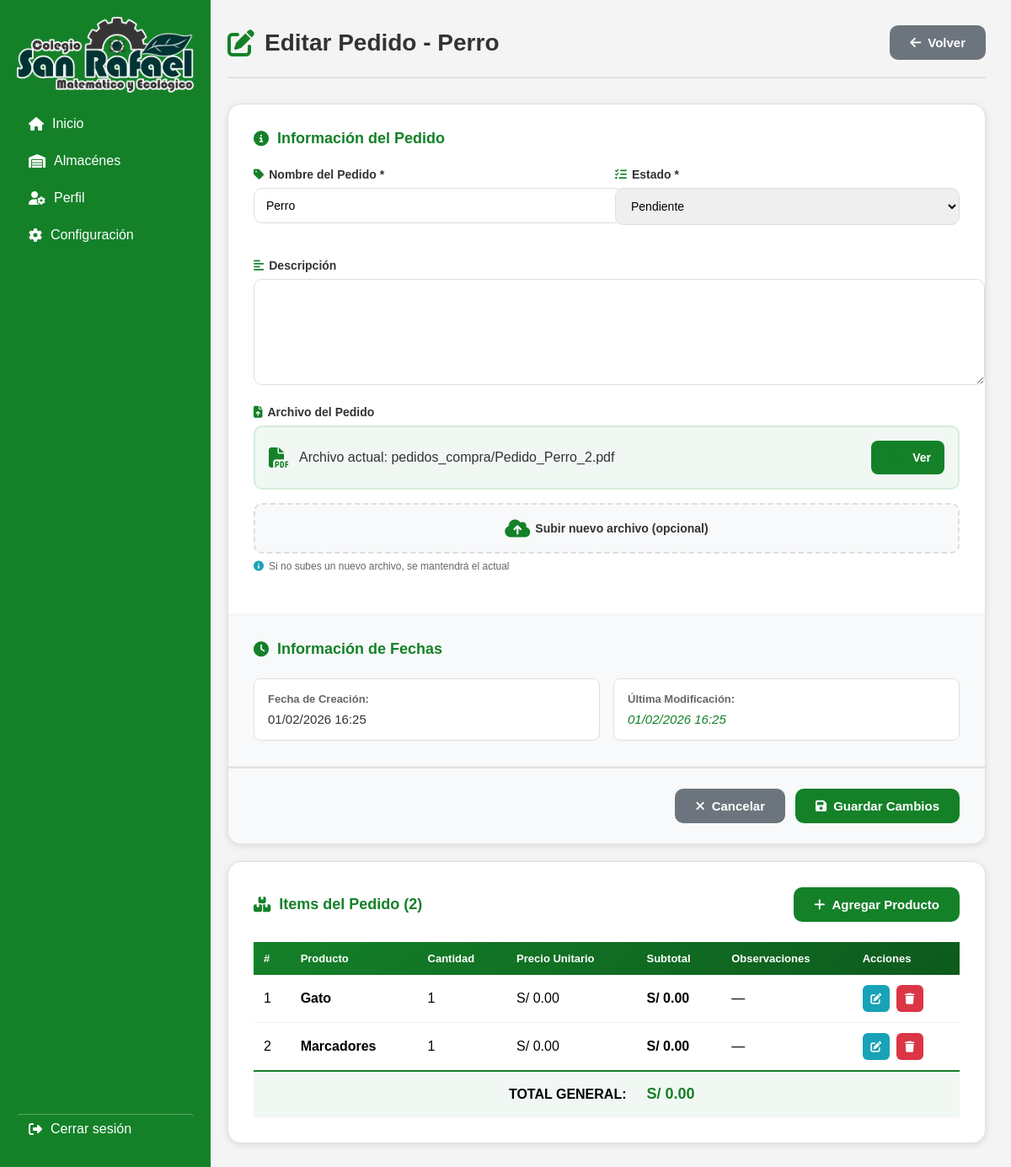
/editar-pedido-compra/11/, run on the app's committed database.
### app1/models.py (models this page shows, shortened)
class PedidoCompra(models.Model):
    ESTADO_CHOICES = [
        ('PEND', 'Pendiente'),
        ('COMP', 'Completado'),
        ('ENTR', 'Entregado'),
    ]
    id_pedido = models.AutoField(primary_key=True)
    nombre = models.CharField(max_length=200)
    descripcion = models.TextField(blank=True, null=True)
    archivo = models.FileField(upload_to='pedidos_compra/', null=True, blank=True)  # Ahora opcional
    estado = models.CharField(max_length=4, choices=ESTADO_CHOICES, default='PEND')
    fecha_creacion = models.DateTimeField(auto_now_add=True)
    fecha_modificacion = models.DateTimeField(auto_now=True)
    documento_entrega = models.FileField(upload_to='documentos_entrega/', null=True, blank=True)
    fecha_entrega = models.DateTimeField(null=True, blank=True)
    def total_general(self):
        total = 0
        for item in self.items.all():
            total += item.subtotal()
        return total
    class Meta:
        db_table = 'pedidos_compra'
        verbose_name = 'Pedido de Compra'
        verbose_name_plural = 'Pedidos de Compra'
        ordering = ['-fecha_creacion']

class ItemPedido(models.Model):
    id_item = models.AutoField(primary_key=True)
    pedido = models.ForeignKey(PedidoCompra, on_delete=models.CASCADE, related_name='items')
    producto = models.ForeignKey(ProductoAlmacen, on_delete=models.PROTECT, related_name='items_pedido')
    cantidad_solicitada = models.PositiveIntegerField()
    precio_unitario = models.DecimalField(max_digits=10, decimal_places=2, default=0)
    observaciones = models.TextField(blank=True, null=True)
    fecha_agregado = models.DateTimeField(auto_now_add=True)
    def subtotal(self):
        return self.cantidad_solicitada * self.precio_unitario
    class Meta:
        db_table = 'items_pedido'
        verbose_name = 'Item de Pedido'
        verbose_name_plural = 'Items de Pedido'
        ordering = ['fecha_agregado']

class ProductoAlmacen(models.Model):
    UBICACION_CHOICES = [
        ('AG', 'Almacén General'),
        ('AD', 'Almacén de Deporte'),
        ('IU', 'Almacén de Útiles'),
    ]
    ESTADO_CHOICES = [
        ('DISP', 'Disponible'),
        ('AGOT', 'Agotado'),
        ('BAJO', 'Stock Bajo'),
    ]
    id_producto = models.AutoField(primary_key=True)
    codigo_almacen = models.CharField(max_length=2, editable=False)
    codigo_producto = models.CharField(max_length=50, unique=True, db_index=True)
    nombre = models.CharField(max_length=100)
    descripcion = models.CharField(max_length=255, blank=True)
    ubicacion_almacen = models.CharField(max_length=2, choices=UBICACION_CHOICES)
    estante = models.CharField(max_length=50, blank=True, null=True)
    cantidad = models.PositiveIntegerField(default=0)
    unidad = models.ForeignKey(
        Unidad,
        on_delete=models.PROTECT,
        related_name='productos'
    )
    estado = models.CharField(max_length=4, choices=ESTADO_CHOICES, default='DISP')
    fecha_ingreso = models.DateTimeField(auto_now_add=True)
    ultima_actualizacion = models.DateTimeField(auto_now=True)
    observaciones = models.TextField(blank=True, null=True)
    class Meta:
        db_table = 'app1_productoalmacen'
        verbose_name = 'Producto de Almacén'
        verbose_name_plural = 'Productos de Almacén'

### app1/view/views.py (the view, shortened to what this page needs)
# urls.py: path('editar-pedido-compra/<int:id_pedido>/', views.EditarPedido, name='EditarPedido'),
def EditarPedido(request, id_pedido):
    pedido = get_object_or_404(PedidoCompra, id_pedido=id_pedido)
    productos = ProductoAlmacen.objects.all().order_by('nombre')
    context = {
        'pedido': pedido,
        'productos': productos,
    }
    return render(request, 'almacenes/almgeneral/Pedido_Compra/EditarPedido.html', context)

### templates/almacenes/almgeneral/Pedido_Compra/Editarpedido.html (shortened to what this page needs)
{% extends 'layout.html' %}
{% load static %}
{% block content %}
<link rel="stylesheet" href="{% static 'almacenes/almgeneral/PedidosCompra.css' %}">
<div class="pedidos-container">
  <div class="pedidos-header">
    <h1>
      <i class="fa-solid fa-edit"></i>
      Editar Pedido - {{ pedido.nombre }}
    </h1>
    <button class="btn-secondary" onclick="window.location.href='{% url 'PedidosCompra' %}'">
      <i class="fa-solid fa-arrow-left"></i>
      Volver
    </button>
  </div>
  <div class="form-card">
    <form method="POST" enctype="multipart/form-data">
      <div class="form-section">
        <h3><i class="fa-solid fa-info-circle"></i> Información del Pedido</h3>
        <div class="form-row">
          <div class="form-group">
            <label>
              <i class="fa-solid fa-tag"></i>
              Nombre del Pedido *
            </label>
            <input
              type="text"
              name="nombre"
              class="form-input"
              value="{{ pedido.nombre }}"
              required
            >
          </div>
          <div class="form-group">
            <label>
              <i class="fa-solid fa-list-check"></i>
              Estado *
            </label>
            <select name="estado" class="form-input" required>
              <option value="PEND" {% if pedido.estado == 'PEND' %}selected{% endif %}>Pendiente</option>
            </select>
          </div>
        </div>
        <div class="form-group">
          <label>
            <i class="fa-solid fa-align-left"></i>
            Descripción
          </label>
          <textarea
            name="descripcion"
            class="form-input"
            rows="4"
          >{{ pedido.descripcion }}</textarea>
        </div>
        <div class="form-group">
          <label>
            <i class="fa-solid fa-file-upload"></i>
            Archivo del Pedido
          </label>
          {% if pedido.archivo %}
          <div class="archivo-actual">
            <i class="fa-solid fa-file-pdf"></i>
            <span>Archivo actual: {{ pedido.archivo.name|slice:"-40:" }}</span>
            <a href="{{ pedido.archivo.url }}" target="_blank" class="btn-ver">
              <i class="fa-solid fa-eye"></i>
              Ver
            </a>
          </div>
          {% else %}
          <div class="archivo-actual sin-archivo">
            <i class="fa-solid fa-file-circle-xmark"></i>
            <span>No hay archivo adjunto</span>
          </div>
          {% endif %}
          <div class="file-upload-wrapper">
            <label for="archivoInput" class="file-label">
              <i class="fa-solid fa-cloud-upload-alt"></i>
              <span id="fileNameDisplay">Subir nuevo archivo (opcional)</span>
            </label>
          </div>
          <small class="file-hint">
            <i class="fa-solid fa-info-circle"></i>
            Si no subes un nuevo archivo, se mantendrá el actual
          </small>
        </div>
      </div>
      <div class="form-section info-section">
        <h3><i class="fa-solid fa-clock"></i> Información de Fechas</h3>
        <div class="info-grid">
          <div class="info-item">
            <label>Fecha de Creación:</label>
            <span>{{ pedido.fecha_creacion|date:"d/m/Y H:i" }}</span>
          </div>
          <div class="info-item">
            <label>Última Modificación:</label>
            <span class="text-modified">{{ pedido.fecha_modificacion|date:"d/m/Y H:i" }}</span>
          </div>
        </div>
      </div>
      <div class="form-footer">
        <button type="button" class="btn-secondary" onclick="window.location.href='{% url 'PedidosCompra' %}'">
          <i class="fa-solid fa-times"></i>
          Cancelar
        </button>
        <button type="submit" class="btn-primary">
          <i class="fa-solid fa-save"></i>
          Guardar Cambios
        </button>
      </div>
    </form>
  </div>
  <div class="form-card" style="margin-top: 20px;">
    <div class="form-section">
      <div style="display: flex; justify-content: space-between; align-items: center; margin-bottom: 24px;">
        <h3 style="margin: 0;">
          <i class="fa-solid fa-boxes"></i>
          Items del Pedido ({{ pedido.items.count }})
        </h3>
        <button type="button" class="btn-primary" onclick="mostrarModalAgregarItem()">
          <i class="fa-solid fa-plus"></i>
          Agregar Producto
        </button>
      </div>
      <div class="table-responsive">
        <table class="items-table">
          <thead>
            <tr>
              <th>#</th>
              <th>Producto</th>
              <th>Cantidad</th>
              <th>Precio Unitario</th>
              <th>Subtotal</th>
              <th>Observaciones</th>
              <th>Acciones</th>
            </tr>
          </thead>
          <tbody id="itemsTableBody">
            {% for item in pedido.items.all %}
            <tr data-item-id="{{ item.id_item }}">
              <td>{{ forloop.counter }}</td>
              <td>
                <strong>{{ item.producto.nombre }}</strong>
              </td>
              <td>{{ item.cantidad_solicitada }}</td>
              <td>S/ {{ item.precio_unitario|floatformat:2 }}</td>
              <td><strong>S/ {{ item.subtotal|floatformat:2 }}</strong></td>
              <td>{{ item.observaciones|default:"—" }}</td>
              <td>
                <div class="action-buttons">
                  <button type="button" class="btn-icon btn-edit" onclick="editarItem({{ item.id_item }})" title="Editar">
                    <i class="fa-solid fa-edit"></i>
                  </button>
                  <button type="button" class="btn-icon btn-delete" onclick="eliminarItem({{ item.id_item }}, '{{ item.producto.nombre }}')" title="Eliminar">
                    <i class="fa-solid fa-trash"></i>
                  </button>
                </div>
              </td>
            </tr>
            {% endfor %}
          </tbody>
          <tfoot>
            <tr class="total-row">
              <td colspan="4" style="text-align: right;"><strong>TOTAL GENERAL:</strong></td>
              <td colspan="3"><strong style="color: #148129; font-size: 18px;">S/ {{ pedido.total_general|floatformat:2 }}</strong></td>
            </tr>
          </tfoot>
        </table>
      </div>
    </div>
  </div>
</div>
{% endblock %}

### css/layout.css (style rules this page uses)
body { margin: 0; font-family: Arial, sans-serif; background-color: #f4f4f4; }

### css/almacenes/almgeneral/PedidosCompra.css (style rules this page uses)
.pedidos-container { padding: 30px; background-color: transparent; min-height: calc(100vh - 60px); }
.pedidos-header { display: flex; align-items: center; justify-content: space-between; margin-bottom: 30px; padding-bottom: 20px; border-bottom: 2px solid #e0e0e0; }
.pedidos-header h1 { font-size: 28px; color: #333; font-weight: 600; display: flex; align-items: center; gap: 12px; margin: 0; }
.pedidos-header h1 i { color: #148129; font-size: 32px; }
.btn-primary, .btn-secondary, .btn-limpiar { padding: 12px 24px; border: none; border-radius: 10px; font-size: 15px; font-weight: 600; cursor: pointer; transition: all 0.3s; display: inline-flex; align-items: center; gap: 8px; }
.btn-primary { background: #148129; color: white; }
.btn-secondary { background: #6c757d; color: white; }
.btn-icon { width: 36px; height: 36px; border: none; border-radius: 8px; cursor: pointer; transition: all 0.3s; display: flex; align-items: center; justify-content: center; font-size: 14px; }
.form-group { margin-bottom: 20px; }
.form-group label { display: block; margin-bottom: 8px; font-weight: 600; color: #333; font-size: 14px; display: flex; align-items: center; gap: 6px; }
.form-group label i { color: #148129; }
.form-input { width: 100%; padding: 12px 14px; border: 1px solid #ddd; border-radius: 10px; font-size: 14px; transition: all 0.3s; font-family: inherit; }
.form-input::placeholder { color: #999; }
textarea.form-input { resize: vertical; min-height: 100px; }
.file-upload-wrapper { position: relative; }
.file-label { display: flex; align-items: center; justify-content: center; gap: 12px; padding: 16px 24px; background: #f8f9fa; border: 2px dashed #ddd; border-radius: 10px; cursor: pointer; transition: all 0.3s; font-size: 14px; color: #666; font-weight: 500; }
.file-label i { font-size: 24px; color: #148129; }
.file-hint { display: block; margin-top: 8px; color: #666; font-size: 12px; display: flex; align-items: center; gap: 6px; }
.file-hint i { color: #17a2b8; }

### data on the page
PedidoCompra: nombre "Perro", estado "Pendiente", archivo.name "pedidos_compra/Pedido_Perro_2.pdf", fecha_creacion "01/02/2026 16:25", fecha_modificacion "01/02/2026 16:25", items.count "2", total_general "0.00"
ItemPedido: producto.nombre "Gato", cantidad_solicitada "1", precio_unitario "0.00", subtotal "0.00", observaciones "—"
ItemPedido: producto.nombre "Marcadores", cantidad_solicitada "1", precio_unitario "0.00", subtotal "0.00", observaciones "—"
